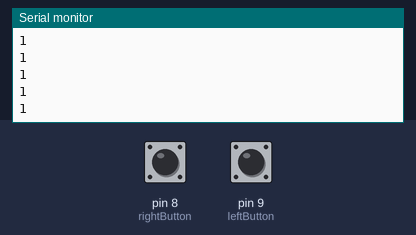
Simulated run of this sketch. Board: Arduino Uno, built with avr-gcc and run on an emulated ATmega328P. Shown: the last lines printed to the serial monitor. Inputs (shaded band) come from the test bench; at power-on: pin 8 (rightButton) LOW, pin 9 (leftButton) LOW. No radio packets arrive unless stated.

Above: at 1.2 s.
1.3 s: pin 8 (rightButton) pulled HIGH for 0.15 s
At 1.74 s:
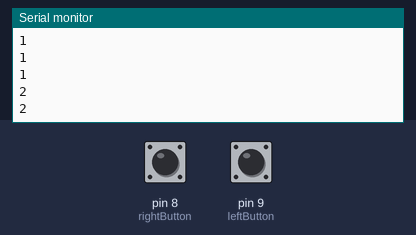
2.9 s: pin 8 (rightButton) pulled HIGH for 1 s
At 4.14 s:
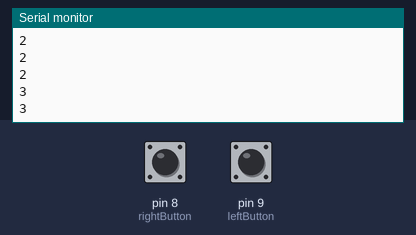
Timing chart, 0 to 5.9 s (numbered marks = the images above; inputs shaded):
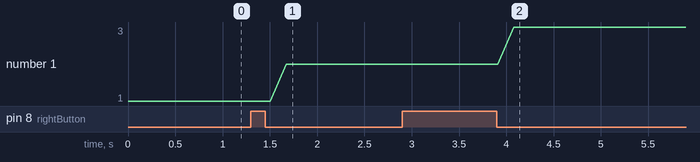

Measured:
- after the input at 1.3 s, the serial monitor: prints a new line after 0.38 s (image 1)
- after the input at 2.9 s, the serial monitor: prints a new line after 1.2 s (image 2)
- plotted number 1: 1 → 2 after the input at 1.3 s, 2 → 3 after the input at 2.9 s

The sketch:

electric_longboard_remote.ino
```cpp
#include <RH_ASK.h>
#include <SPI.h>

RH_ASK driver;

const int leftButton = 9;
const int rightButton = 8;

int buttonPushCounter = 1;
int buttonState = 0;
int lastButtonState = 0;

int otherbuttonPushCounter = 1;
int otherbuttonState = 0;
int otherlastButtonState = 0;

void setup()
{
    Serial.begin(9600);
    if (!driver.init()) {
      Serial.println("init failed");
    }
    pinMode(leftButton, INPUT);
    pinMode(rightButton, INPUT);
    digitalWrite(2, HIGH);
}

void loop() {
  const char *msg = "Left";
  const char *msg2 = "Right";
  Serial.println(otherbuttonPushCounter);
  buttonState = digitalRead(leftButton);
  otherbuttonState = digitalRead(rightButton);

  driver.send((uint8_t *)msg, strlen(msg));
  driver.waitPacketSent();

  if (buttonState != lastButtonState) {
    if (buttonState == LOW) {
      buttonPushCounter++;
    }
    delay(50);
  }
  lastButtonState = buttonState;

  if (otherbuttonState != otherlastButtonState) {
    if (otherbuttonState == LOW) {
      driver.send((uint8_t *)msg2, strlen(msg2));
      driver.waitPacketSent();
      otherbuttonPushCounter++;
    }
    delay(50);
  }
  otherlastButtonState = otherbuttonState;
}
```
